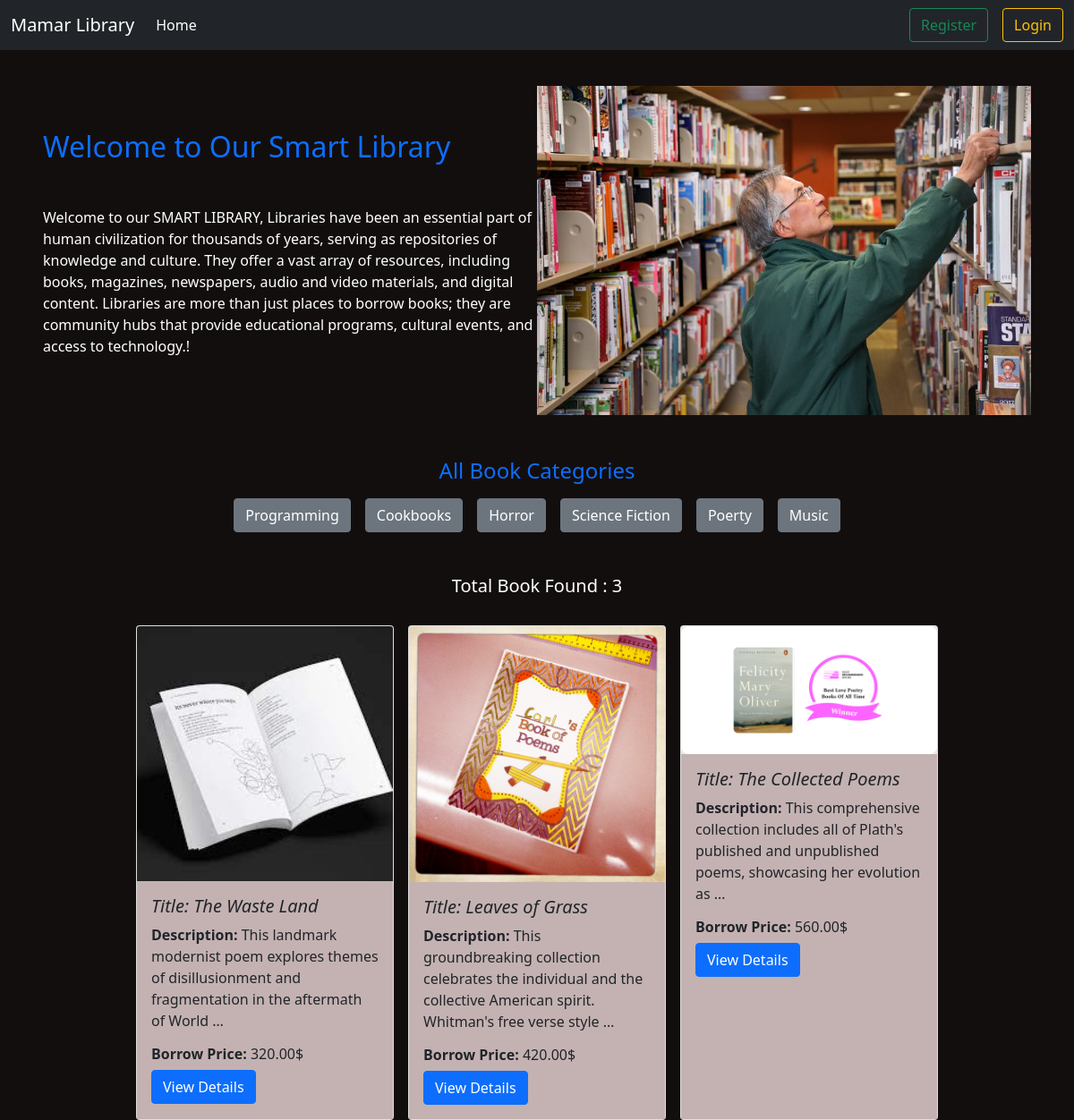
Page /category/poerty/ on the committed database.
### cetagories/models.py (models this page shows, shortened)
class CategoryModel(models.Model):
    name = models.CharField(max_length=100)
    slug = models.SlugField(max_length=100,unique=True,null=True,blank=True)

### books/models.py (models this page shows, shortened)
class BookModel(models.Model):
    cetagory = models.ForeignKey(CategoryModel,on_delete=models.CASCADE,related_name='category')
    title = models.CharField(max_length=100)
    description = models.TextField()
    borrowing_price = models.DecimalField(max_digits=12,decimal_places=2)
    image = models.ImageField(upload_to='books/media/uploads',blank=True,null=True)
    quantity = models.PositiveIntegerField(null=True,default=0)

### books/views.py (the view)
# urls.py: path('',home,name='homepage'),
def home(request,category_slug=None):
    book = BookModel.objects.all()
    if category_slug is not None:
        category = CategoryModel.objects.get(slug = category_slug)
        book = BookModel.objects.filter(cetagory = category)
    category = CategoryModel.objects.all()
    return render(request,'home.html',{'book':book,'category':category})

### books/templates/home.html (shortened to what this page needs)
{% extends "base.html" %}
{%load static%}
{%block content%}
<div class="d-flex flex-wrap  align-items-center justify-content-between  mx-5 mt-5">
    <div class="col-lg-6 col-sm-12 col-md-4 mt-5">
      <h2 class="mb-5 text-primary">Welcome to Our Smart Library</h2>
      <p style="color:white;">Welcome to our SMART LIBRARY, Libraries have been an essential part of human civilization for thousands of years, serving as repositories of knowledge and culture. They offer a vast array of resources, including books, magazines, newspapers, audio and video materials, and digital content. Libraries are more than just places to borrow books; they are community hubs that provide educational programs, cultural events, and access to technology.!</p>
    </div >
    <div class="col-lg-6 col-md-8">
      <img src="{% static 'image.png' %} " alt="" class="w-100 mt-5">
    </div>
</div>
<h4 class="d-flex flex-wrap justify-content-center mt-5 text-primary">All Book Categories</h4>
<div class="pb-5 pt-2 d-flex flex-wrap justify-content-center gap-3">
{%for cat in category%}
<button class="btn btn-secondary"><a href="{% url 'category_wise_book' cat.slug %}" class="text-decoration-none text-white" >{{cat.name}}</a></button>
{%endfor%}
</div>
<div class=" d-flex justify-content-center pb-4 text-white">
{% if book %}
      <h5>Total Book Found : {{ book|length }}</h5>
{% else %}
      <h4 class="text-danger">Sorry.! Book not found</h4>
{% endif %}
</div>
<div class="d-flex flex-wrap gap-3  justify-content-center">
    {%for bok in book%}
    <div class="card" style="width: 18rem;">
        <img src="{{bok.image.url}}" class="card-img-top images" alt="...">
        <div class="card-body">
            <h5 class="card-title"><i>Title: {{bok.title}}</i></h5>
            <p class="card-text"><b>Description:</b> {{ bok.description|truncatewords:15 }}</p>
            <h6><b>Borrow Price:</b> {{ bok.borrowing_price }}$ </h6>
            <a href="{% url 'book_details' bok.id %}" class="btn btn-primary">View Details</a>
        </div>
    </div>
    {%endfor%}
</div>
{%endblock%}

### books/templates/home.html (style rules this page uses)
.card-body { background-color:rgb(196, 178, 178); }
.images { width:100%; }

### rows in the picture
CategoryModel: name "Programming"
CategoryModel: name "Cookbooks"
CategoryModel: name "Horror"
CategoryModel: name "Science Fiction"
CategoryModel: name "Poerty"
CategoryModel: name "Music"
BookModel: image (picture), title "The Waste Land", description "This landmark modernist poem explores themes of disillusionment and fragmentation in the aftermath of World …", borrowing_price "320.00"
BookModel: image (picture), title "Leaves of Grass", description "This groundbreaking collection celebrates the individual and the collective American spirit. Whitman's free verse style …", borrowing_price "420.00"
BookModel: image (picture), title "The Collected Poems", description "This comprehensive collection includes all of Plath's published and unpublished poems, showcasing her evolution as …", borrowing_price "560.00"

### other values in the picture
{{ book|length }} "3"
